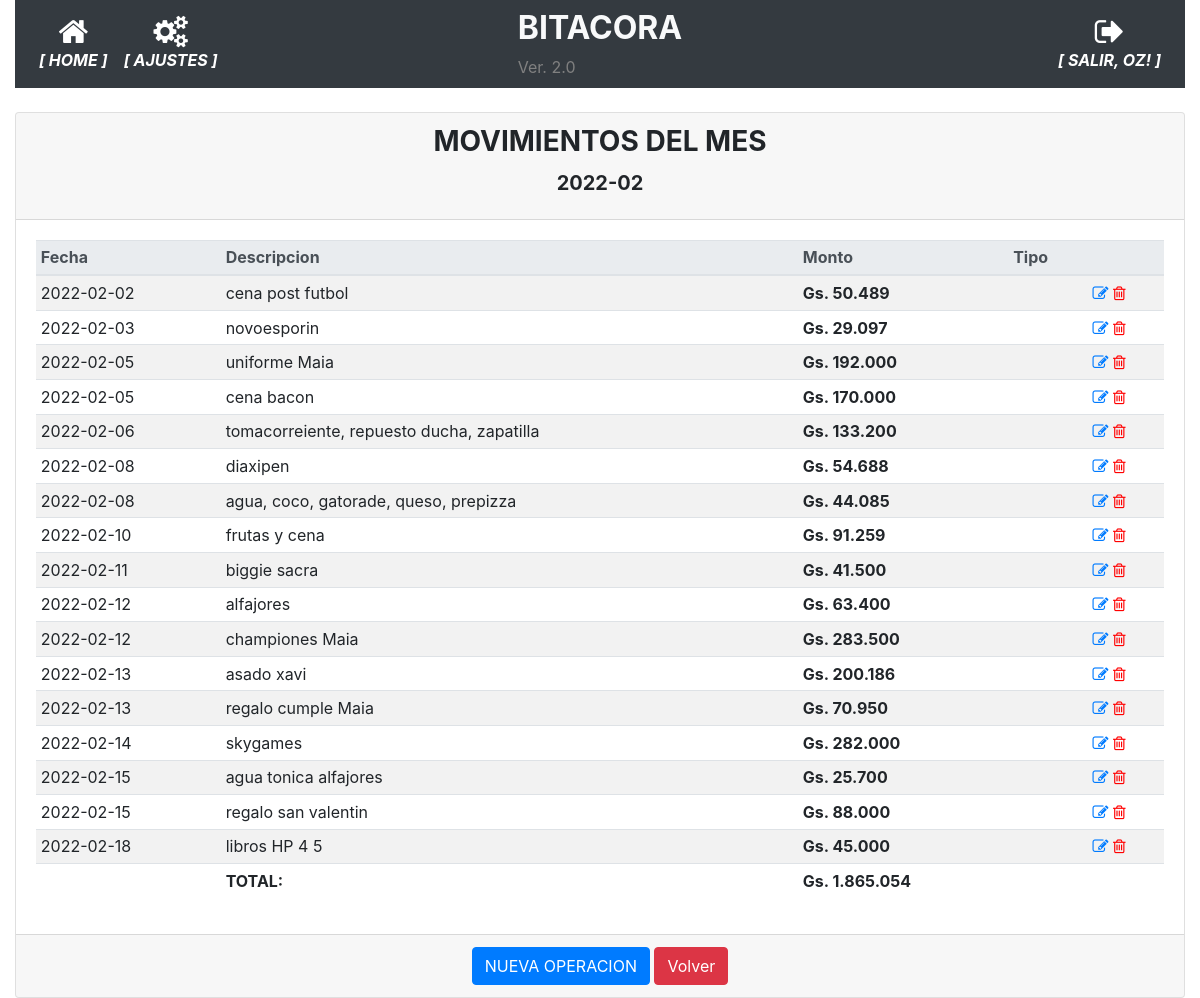
The page /movimientos_mes/2022-02 (signed in) on the database as committed earlier.
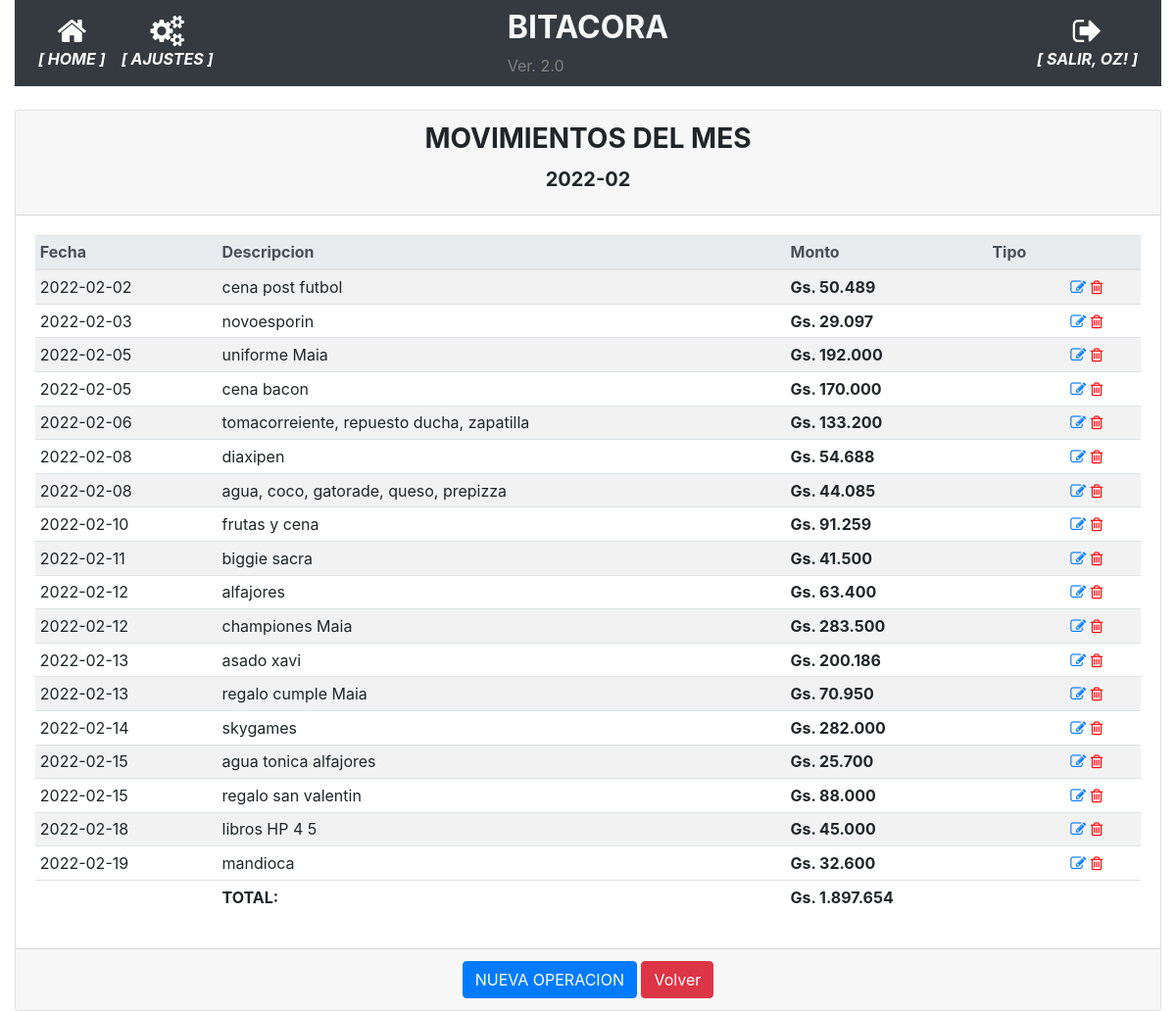
The same page on the database as committed later.
### app/models.py (models this page shows, shortened)
class User(UserMixin, db.Model):
    id = db.Column(db.Integer, primary_key=True)
    username = db.Column(db.String(64), index=True, unique=True)
    email = db.Column(db.String(120), index=True, unique=True)
    password_hash = db.Column(db.String(128))
    perfil = db.Column(db.String(128))

class Movimientos(db.Model):
    __tablename__='movimientos'
    id = db.Column(db.Integer, primary_key=True)
    date = db.Column(db.Date, nullable=False)
    fecha_operacion = db.Column(db.Date, nullable=False)
    descripcion = db.Column(db.String(100), nullable=False)
    monto_operacion = db.Column(db.Integer)
    id_tipo_movimiento = db.Column(db.Integer, db.ForeignKey('tipos_movimiento.id'), nullable=True)
    tipo_movimiento = db.relationship('TiposMovimiento',backref='tipo_movimiento', foreign_keys=[id_tipo_movimiento])
    id_tarjeta = db.Column(db.Integer, db.ForeignKey('tarjetas.id'), nullable=True)
    tipo_movimiento = db.relationship('Tarjetas',backref='tarjetas', foreign_keys=[id_tarjeta])

### app/routes.py (the view)
@app.route('/movimientos_mes/<string:mes>', methods=['GET', 'POST'])
@login_required
def movimientos_mes(mes):
    operaciones = db.session.query(Movimientos).filter(func.strftime("%Y-%m", Movimientos.fecha_operacion)==mes).order_by(Movimientos.fecha_operacion).all()
    if operaciones:
        balance_mes = balance_cuenta_puntual(operaciones)
        return render_template('detalle_mes.html', mes=mes, operaciones=operaciones, balance_mes=balance_mes)

### app/models.py (called while the page is built)
@login.user_loader
def load_user(id):
    return User.query.get(int(id))

### app/utilitarios.py (called while the page is built)
def balance_cuenta_puntual(movimientos):
    sum_montos = 0
    for movimiento in movimientos:
        if movimiento.id_tipo_movimiento == 10:
            sum_montos -= movimiento.monto_operacion
        else:
            sum_montos += movimiento.monto_operacion
    return sum_montos

### app/templates/detalle_mes.html
{% extends "base.html" %}
{% block main %}
<div class="card-column">
    <div class="card">
        <div class="card-header">
            <h3 class="card-title text-center"><strong>MOVIMIENTOS DEL MES</strong></h3>
            <h5 class="card-title text-center"><strong>{{ mes }}</strong></h5>
        </div>
        <div class="card-body">
            <div class="table-responsive">
                <table class="table table-striped table-sm">
                    <thead class="thead-light">
                        <tr>
                        <th>Fecha</th>
                        <th>Descripcion</th>
                        <th>Monto</th>
                        <th>Tipo</th>
                        <th></th>
                        </tr>
                    </thead>
                    <tbody>
                        {% for operacion in operaciones %}
                        <tr>
                            <td>{{ operacion.fecha_operacion }}</td>
                            <td>{{ operacion.descripcion }}</td>
                            <td><strong>{{ "Gs. {:,.0f}".format(operacion.monto_operacion).replace(",", ".") }}</strong></td>
                            <td>{{ operacion.tipo_movimiento.tipo }}</td>
                            <td class="align-self-end">
                                <a href="{{ url_for('modificar_operacion', operacion_id=operacion.id) }}"><i class="fa fa-pencil-square-o"></i></a>
                                <a href="{{ url_for('borrar_operacion', operacion_id=operacion.id) }}" style="color:red"><i class="fa fa-trash-o"></i></a>
                            </td>
                        </tr>
                        {% endfor %}
                    </tbody>
                    <tfoot>
                        <tr>
                            <td></td>
                            <td><strong>TOTAL:</strong></td>
                            <td><strong>{{ "Gs. {:,.0f}".format(balance_mes).replace(",", ".") }}</strong></td>
                            <td></td>
                            <td></td>
                        </tr>
                    </tfoot>
                </table>
            </div>
        </div>
        <div class="card-footer text-muted text-center">
            <a href="{{ url_for('nueva_operacion') }}" class="btn btn-primary">NUEVA OPERACION</a>
            <a href="#" onclick="goBack()" class="btn btn-danger">Volver</a>
        </div>
    </div>
</div>
{% endblock %}

### app/templates/base.html (shortened to what this page needs)
<!doctype html>
<html lang="en">
  <head>
    <link rel="stylesheet" href="https://stackpath.bootstrapcdn.com/bootstrap/4.5.0/css/bootstrap.min.css">
    <link rel="stylesheet" href="https://maxcdn.bootstrapcdn.com/font-awesome/4.4.0/css/font-awesome.min.css">
  </head>
  <body>
    <div class="container-fluid">
      <nav class="navbar navbar-expand-md navbar-dark bg-dark">
        <div class="navbar-collapse collapse w-100 order-1 order-md-0 dual-collapse2">
            <ul class="navbar-nav mr-auto text-center">
              <li class="nav-item active">
                <a href="{{ url_for('index') }}" class="nav-link d-flex flex-column">
                <i class="fa fa-home fa-2x"></i>
                <span class="d-none d-sm-inline"><i><strong>[ HOME ]</strong></i></span></a>
              </li>
              <li class="nav-item active">
                <a href="{{ url_for('parametrico') }}" class="nav-link d-flex flex-column">
                <i class="fa fa-cogs fa-2x"></i>
                <span class="d-none d-sm-inline"><i><strong>[ AJUSTES ]</strong></i></span></a>
              </li>
            </ul>
        </div>
        <div class="mx-auto order-0">
            <h2 class="mx-auto text-light"><strong>BITACORA</strong></h2>
            <span style="color: grey">Ver. 2.0</span>
        </div>
        <div class="navbar-collapse collapse w-100 order-3 dual-collapse2">
            <ul class="navbar-nav ml-auto text-center">
              <li class="nav-item active">
                {% if current_user.is_anonymous %}
                  <a href="{{ url_for('logout') }}" class="nav-link d-flex flex-column">
                  <i class="fa fa-sign-in fa-2x"></i>
                  <span class="d-none d-sm-inline"><i><strong>[ ACCEDER ]</strong></i></span></a>
                {% else %}
                  <a href="{{ url_for('logout') }}" class="nav-link d-flex flex-column">
                  <i class="fa fa-sign-out fa-2x"></i>
                  <span class="d-none d-sm-inline"><i><strong>[ SALIR, {{ current_user.username | upper }}! ]</strong></i></span></a>
                {% endif %}
              </li>
            </ul>
        </div>
    </nav>
    <br>
      <div>
        {% block main %}{% endblock %}
      </div>
    </div>
  </body>
</html>

Rows that differ between the two databases and show on the page:
added Movimientos: fecha_operacion "2022-02-19", descripcion "mandioca", monto_operacion "Gs. 32.600"
Other text that changed with them:
{{ "Gs. {:,.0f}".format(balance_mes).replace(",", ".") }}: "Gs. 1.865.054" → "Gs. 1.897.654"
